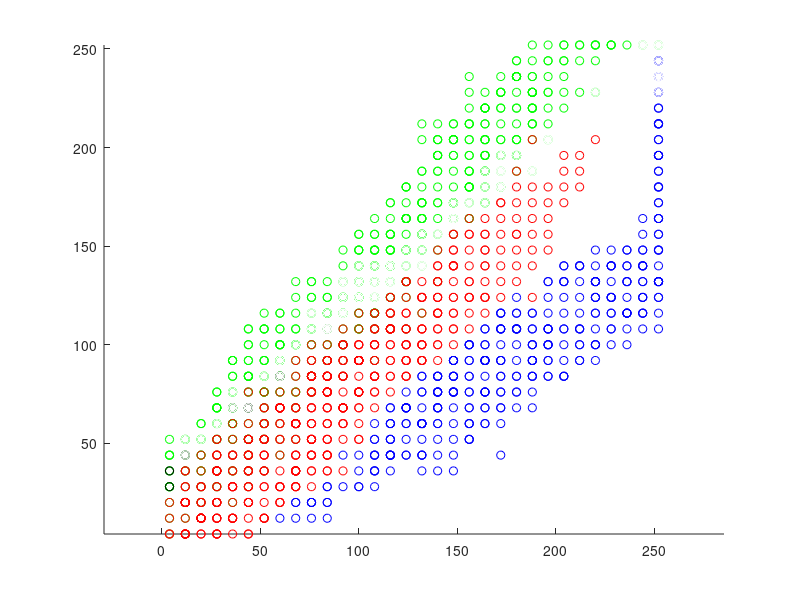

Write MATLAB code to recreate this figure. (Note: this script raises an error after producing the figure.)
load('color-data/data-trunc.mat')
figure(10)
[az, el] = view;
cla;
hold on
axis equal

scatter3(green(:,1), green(:,2), green(:,3), 'g')
scatter3(  red(:,1),   red(:,2),   red(:,3), 'r')
scatter3( blue(:,1),  blue(:,2),  blue(:,3), 'b')
scatter3(black(:,1), black(:,2), black(:,3), 'k')
scatter3(white(:,1), white(:,2), white(:,3), 'w')
scatter3(yellow(:,1), yellow(:,2), yellow(:,3), 'y')
xlim([0 255])
ylim([0 255])
zlim([0 255])
xlabel('R')
ylabel('G')
zlabel('B')
grid on

ax = gca;
ax.XTick = 0:64:256;
ax.YTick = 0:64:256;
ax.ZTick = 0:64:256;

dirs = [
	{[1 -0.65 -0.65]', 16, 'r'};
	{[-0.9 1 -0.3]', 8, 'g'};
	{[-1 0.2 0.8]', 8, 'y'};
    {[-0.3 -0.9 1]', 8, 'b'};
	{[-1 -1 -1]', -110, 'k'};
]';
for dir=dirs
	[dir, off, col] = dir{:};
	dir = dir / norm(dir);
	
	[r, g, b] = plane_surf(dir, off, 256 * sqrt(3));
	
	s = surf(r, g, b, 'FaceColor', col, 'FaceAlpha', 0.4);
	center = [128 128 128]';
	c_plane = center - dir*(dir'*center);
	
	q = quiver3(c_plane(1), c_plane(2), c_plane(3),...
		    64*dir(1), 64*dir(2), 64*dir(3),...
			'Color', col);
	q.LineWidth = 2;
	q.MaxHeadSize = 8;
	
	fprintf('%.2fr + %.2fg + %.2fb > 0\n', dir(1), dir(2), dir(3))

end

view(az, el)


